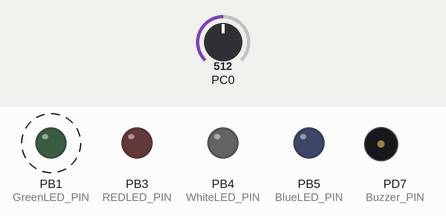
This program was run on a simulated ATmega8, built with avr-gcc and emulated at 16 MHz. Shown: output pins drawn as LEDs (lit = HIGH), buzzer (waves = sounding, pin HIGH). Dashed ring = blinking. Inputs (shaded band) come from the test bench; at power-on: PC0 = 512. What the program prints to the serial monitor is not drawn.

Above: at 0.5 s.
Timing chart, 0 to 4.6 s (numbered marks = the images above):
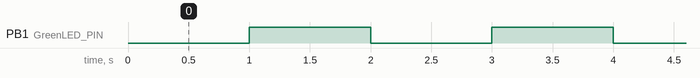

Measured:
- by itself, PB1 (GreenLED_PIN): alternates HIGH for 1.0 s and LOW for 1.0 s

The program:

main.c
```c
/*
 * Sniffer2ndGFullFunctionUART.c
 * Created: 08-Sep-18 1:16:55 PM
 * Author : USER
 */

#define F_CPU 16000000UL  // 16 MHz

#include <avr/io.h>
#include <avr/interrupt.h>
#include <util/delay.h>
#include <stdio.h>
#include <string.h>


#define BAUD 9600                           // define baud
#define BAUDRATE ((F_CPU)/(BAUD*16UL)-1)    // set baudrate value for UBR


#define Buzzer_PIN PD7
#define WhiteLED_PIN PB4
#define REDLED_PIN PB3
#define GreenLED_PIN PB1
#define BlueLED_PIN PB5
#define AdapterInput_PIN PD6
#define GASTHRES 100

volatile uint32_t accumulator = 0;
volatile uint16_t sample = 0;
volatile uint16_t average = 0;
volatile uint8_t PPMcalFlag = 0;
volatile uint8_t buzzerFlag = 0;
volatile uint8_t timeFlag = 0;

uint16_t timeCounter = 0;
float R0 = 6.97;
float m = -0.382, b = 1.168; //for methane

void adc_init()
{

	ADMUX = 0x00 ;          //adc channel 0
	ADCSRA |= (1<<ADEN)|(1<<ADPS2)|(1<<ADPS1)|(1<<ADPS0); // pre scaling by 128
	ADMUX |= (1<<REFS0);                     // AVCC as reference votage
	ADMUX &= ~(1 << ADLAR);   // clear for 10 bit resolution
	ADCSRA |= 1<<ADIE;          // enable interrupt
	MCUCR |= 1<<SM0;             //Sleep mode     //Noise canceling mode
	MCUCR |= 1<<SE;              //sleep enable
	sei();
	ADCSRA |= 1<<ADSC;
}

// function to initialize UART
void uart_init (void)
{
	UBRRH=(BAUDRATE>>8);
	UBRRL=BAUDRATE;                         //set baud rate
	UCSRB|=(1<<TXEN);             //enable receiver and transmitter
	UCSRC|=(1<<URSEL)|(1<<UCSZ0)|(1<<UCSZ1);// 8bit data format
}

// function to send data - NOT REQUIRED FOR THIS PROGRAM IMPLEMENTATION
void uart_transmit (unsigned char data)
{
	while (!( UCSRA & (1<<UDRE)));            // wait while register is free
	UDR = data;                             // load data in the register
}

void SendString(char mydata[20])
{
	int i;
	for(i=0;i<strlen(mydata);i++)
	{
		uart_transmit(mydata[i]);
	}
}

void timer0_init()
{
	TCNT0=0x00;
	TCCR0 = (1<<CS00) | (1<<CS02); // presceler of 1024
}

void timer1_init()
{
	OCR1A = 15624;     //1 second compare
	TCCR1B |= (1 << WGM12);    // Mode 4, CTC on OCR1A
	TIMSK |= (1 << OCIE1A);    //Set interrupt on compare match
	TCCR1B |= (1 << CS12) | (1 << CS10);  // set prescaler to 1024 and start the timer
	sei();             // enable interrupts

}

ISR (TIMER1_COMPA_vect)
{
	// action to be done every 10ms
	PPMcalFlag = 1;
	buzzerFlag = 1;
	timeFlag = 1;
}


int main(void)
{
	uart_init();
	adc_init();
	timer0_init();
	timer1_init();

	DDRD |= (1 << Buzzer_PIN);
	DDRB |= (1 << WhiteLED_PIN);
	DDRB |= (1 << GreenLED_PIN);
	DDRB |= (1 << REDLED_PIN);
	DDRB |= (1 << BlueLED_PIN);
	DDRD &= ~(1<<AdapterInput_PIN);//Makes firs pin of PORTD as Input
	PORTB = 0x00;
	PORTD = 0x00;

	while(timeCounter <= 180)
	{
		if (timeFlag == 1)
		{
			timeCounter++;
			PORTB ^= 1 <<GreenLED_PIN;
			uart_transmit('.');
			timeFlag = 0;
		}
	}
	//PORTB &= ~(1 << REDLED_PIN);
	PORTD ^= 1 << Buzzer_PIN;
	_delay_ms(300);
	char ppmval[10];
	float sensor_volt; //Define variable for sensor voltage
	float RS_gas; //Define variable for sensor resistance
	float ratio; //Define variable for ratio
	float sensorValue = 0; //Define variable for analog readings
	double ppm_log = 0;
	double ppm = 0;
	uint8_t buzzDuration = 0;

	while (1)
	{
		if(PPMcalFlag == 1)
		{
			sensorValue = average; //Read analog values of sensor
			sensor_volt = sensorValue * (5.0 / 1023.0); //Convert analog values to voltage
			RS_gas = ((5.0 * 9.76) / sensor_volt) - 9.76; //Get value of RS in a gas //RS = [(VC x RL) / VRL] - RL
			ratio = RS_gas / R0;   // Get ratio RS_gas/RS_air

			ppm_log = (log10(ratio) - b) / m; //Get ppm value in linear scale according to the the ratio value
			ppm = pow(10, ppm_log); //Convert ppm value to log scale

			if (ppm > 9999)
			{
				ppm = 10000;
			}

			sprintf(ppmval,"%.2f",ppm);
			SendString("PPM Val = ");
			SendString(ppmval);
			SendString("\n\r"); //Line break
			PPMcalFlag = 0;
		}

		if (ppm > GASTHRES)
			{
				PORTB &= ~(1 <<WhiteLED_PIN);
				PORTB &= ~(1<<BlueLED_PIN); //Turns OFF LED
				while (buzzDuration <= 8)
				{
					if (buzzerFlag == 1)
					{
						PORTB ^= 1 << REDLED_PIN;
						PORTD ^= 1 << Buzzer_PIN;
						buzzerFlag = 0;
						buzzDuration++;
					}

				}
				if (buzzDuration > 8)
				buzzDuration = 0;
			}


		else
			{
				if(PIND & (1<<AdapterInput_PIN) ) //If switch is pressed
					{
						PORTB &= ~(1<<BlueLED_PIN); //Turns OFF LED
						PORTB |= (1 << WhiteLED_PIN);
					}
				else
					{
						PORTB &= ~(1 <<WhiteLED_PIN);
						PORTB |= (1<<BlueLED_PIN); //Turns ON LED
					}
				PORTD &= ~(1 << Buzzer_PIN);
				PORTB &= ~(1 << REDLED_PIN);
				PORTB &= ~(1 << GreenLED_PIN);

				/*PORTD &= ~(1 << WhiteLED_PIN);
				PORTB |= (1 << Buzzer_PIN);
				PORTD |= (1 << REDLED_PIN);*/

			}


	}
}
ISR(ADC_vect)
{
	uint8_t theLowADC = ADCL;
	uint16_t theTenBitResults = ADCH<<8 | theLowADC;
	//adcValueBuffer = ADC;

	accumulator += theTenBitResults;
	sample++;
	if(sample == 100)
	{
		average = accumulator/100;
		accumulator = 0;
		sample = 0;
		//adcValueBufferValidFlag = 1; // This signals that the ADC provided a new value for the code outside the ISR.
	}
	ADCSRA |= 1<<ADSC;
}
```
